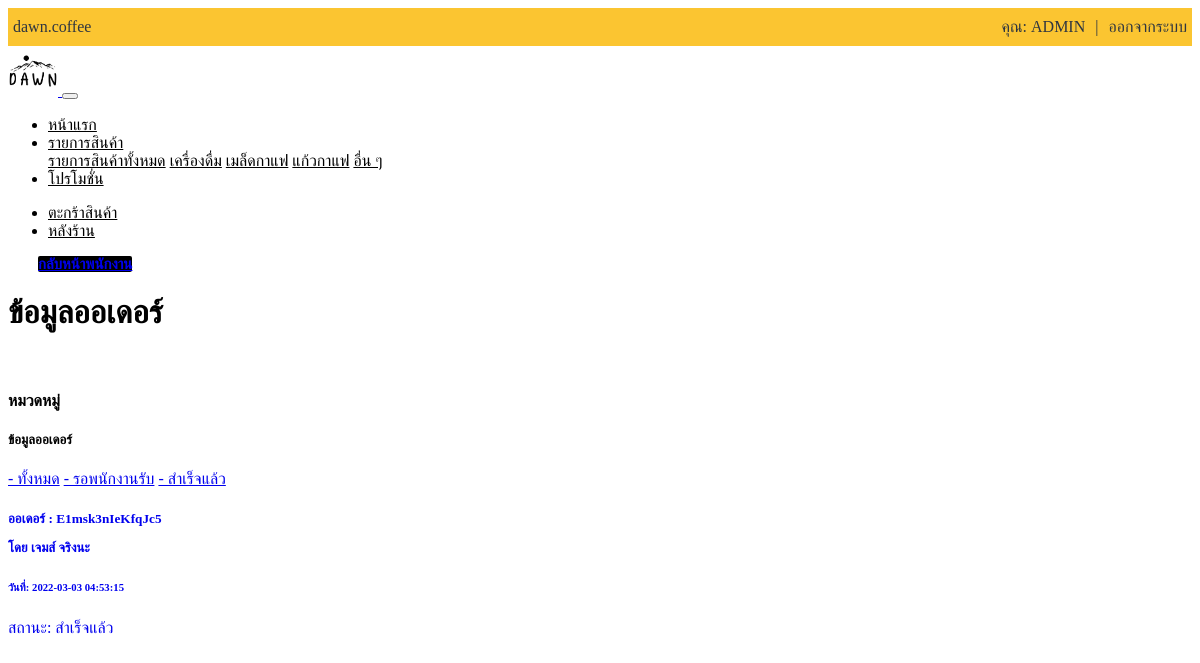
/delivery/delivery_order.php (signed in), run on the app's committed database.
### tables this page shows
CREATE TABLE `account` (
  `acc_id` int(5) NOT NULL,
  `acc_name` varchar(255) NOT NULL,
  `acc_password` varchar(255) NOT NULL,
  `acc_email` varchar(255) NOT NULL,
  `acc_address` varchar(255) NOT NULL,
  `acc_phone` varchar(255) NOT NULL,
  `acc_status` varchar(255) NOT NULL
);

CREATE TABLE `orders` (
  `order_id` int(5) NOT NULL,
  `order_date` datetime NOT NULL,
  `order_name` text NOT NULL,
  `order_address` text NOT NULL,
  `order_email` text NOT NULL,
  `order_tal` text NOT NULL,
  `order_key` text NOT NULL,
  `status` text NOT NULL,
  `order_track` text NOT NULL,
  `order_shiping` text NOT NULL,
  `order_rider` text NOT NULL,
  `order_rider_id` int(5) NOT NULL
);

### delivery/orders/order_all.php (the view)
<?php
    include_once('config.inc.php');
    $result = mysqli_query($conn,"SELECT * FROM orders ORDER BY order_id asc");
    while($row = mysqli_fetch_array($result)){
        echo '
        <a href="?page=orders&&OrderID='.$row["order_id"].'" class="text-dark" style="text-decoration:none">
            <div class="card mx-auto" style="">
            <div class="card-body">
                <h5 class="card-title">ออเดอร์ : '.$row["order_key"].' <p> โดย '.$row["order_name"].'</p> </h5>
                <h6 class="card-subtitle mb-2 text-muted">วันที่: '.$row["order_date"].'</h6>
                <p class="card-text">สถานะ: '.$row["status"].'</p>
            </div>
            </div>
        </a> ';
    }
?>

### include/navbar.php (shortened to what this page needs)
<div class="acc-nav">
<ul class="ul-acc-nav">
  <div class="container">
  <li><a href="#"> <i class="fab fa-instagram"></i> dawn.coffee</a></li>
  <?php
      if(isset($_SESSION['auth-id'])){
        include('config.inc.php');
        $sql = "SELECT * FROM account WHERE acc_id='".$_SESSION["auth-id"]."' ";
        $result = mysqli_query($conn, $sql);
        $row = mysqli_fetch_array($result);
        extract($row);
  ?>
  <li style="float:right"><a href="?page=logout">ออกจากระบบ</a></li>
  <li style="float:right" ><a style="color: #2f3640;">|</a></li>
  <li style="float:right" ><a href="?page=profile">คุณ: <?=$acc_name?></a></li>
  <?php }?>
  </div>
</ul>
</div>
<nav class="navbar navbar-expand-md navbar-light bg-c-light">
  <div class="container">
  <a class="navbar-brand" href="?page=home">
    <img src="dist/img/logo_dawn.png" alt="logo" width="50px">
  </a>
  <button class="navbar-toggler" type="button" data-toggle="collapse" data-target="#navbarSupportedContent" aria-controls="navbarSupportedContent" aria-expanded="false" aria-label="Toggle navigation">
  </button>
  <div class="collapse navbar-collapse" id="navbarSupportedContent">
    <ul class="navbar-nav mr-auto">
      <li class="nav-item">
        <a class="nav-link" href="?page=home">หน้าแรก</a>
      </li>
      <li class="nav-item dropdown">
        <a class="nav-link dropdown-toggle" href="#" id="navbarDropdown" role="button" data-toggle="dropdown" aria-haspopup="true" aria-expanded="false">
          รายการสินค้า
        </a>
        <div class="dropdown-menu" aria-labelledby="navbarDropdown">
          <a class="dropdown-item" href="?page=allproduct">รายการสินค้าทั้งหมด</a>
          <a class="dropdown-item" href="?page=drink">เครื่องดื่ม</a>
          <a class="dropdown-item" href="?page=bean">เมล็ดกาแฟ</a>
          <a class="dropdown-item" href="?page=mug">แก้วกาแฟ</a>
          <a class="dropdown-item" href="?page=more">อื่น ๆ</a>
        </div>
      </li>
      <li class="nav-item">
        <a class="nav-link" href="?page=promotion">โปรโมชั่น</a>
      </li>
    </ul>
    <ul class="navbar-nav ml-auto">
            <?php
              if(isset($_SESSION['auth-id'])){
            ?>
        <li class="nav-item">
            <a class="nav-link" href="?page=cart"><i class="fas fa-shopping-cart"></i> ตะกร้าสินค้า</a>
        </li>
        <?php }?>
        <?php
        $nav_status = isset($_SESSION['auth-status']) ? $_SESSION['auth-status'] : '';
        if($nav_status == "admin"){
        echo'
            <li class="nav-item ">
                <a class="nav-link" href="?page=admin">หลังร้าน</a>
            </li>
            ';
        }
        ?>
    </ul>
  </div>
  </div>
</nav>

### include/navbar.php (style rules this page uses)
.ul-acc-nav { list-style-type: none; margin: 0; padding: 0; overflow: hidden; background-color: #fbc531; }
.ul-acc-nav li { float: left; }
.ul-acc-nav li a { display: block; color: #2f3640; text-align: center; padding: 10px 5px; text-decoration: none; }
.bg-c-light { background-color: white; }
.navbar-nav a { color: black !important; }

### data on the page
account: acc_name "ADMIN"
orders: order_key "E1msk3nIeKfqJc5", order_name "เจมส์ จริงนะ", order_date "2022-03-03 04:53:15", status "สำเร็จแล้ว"
